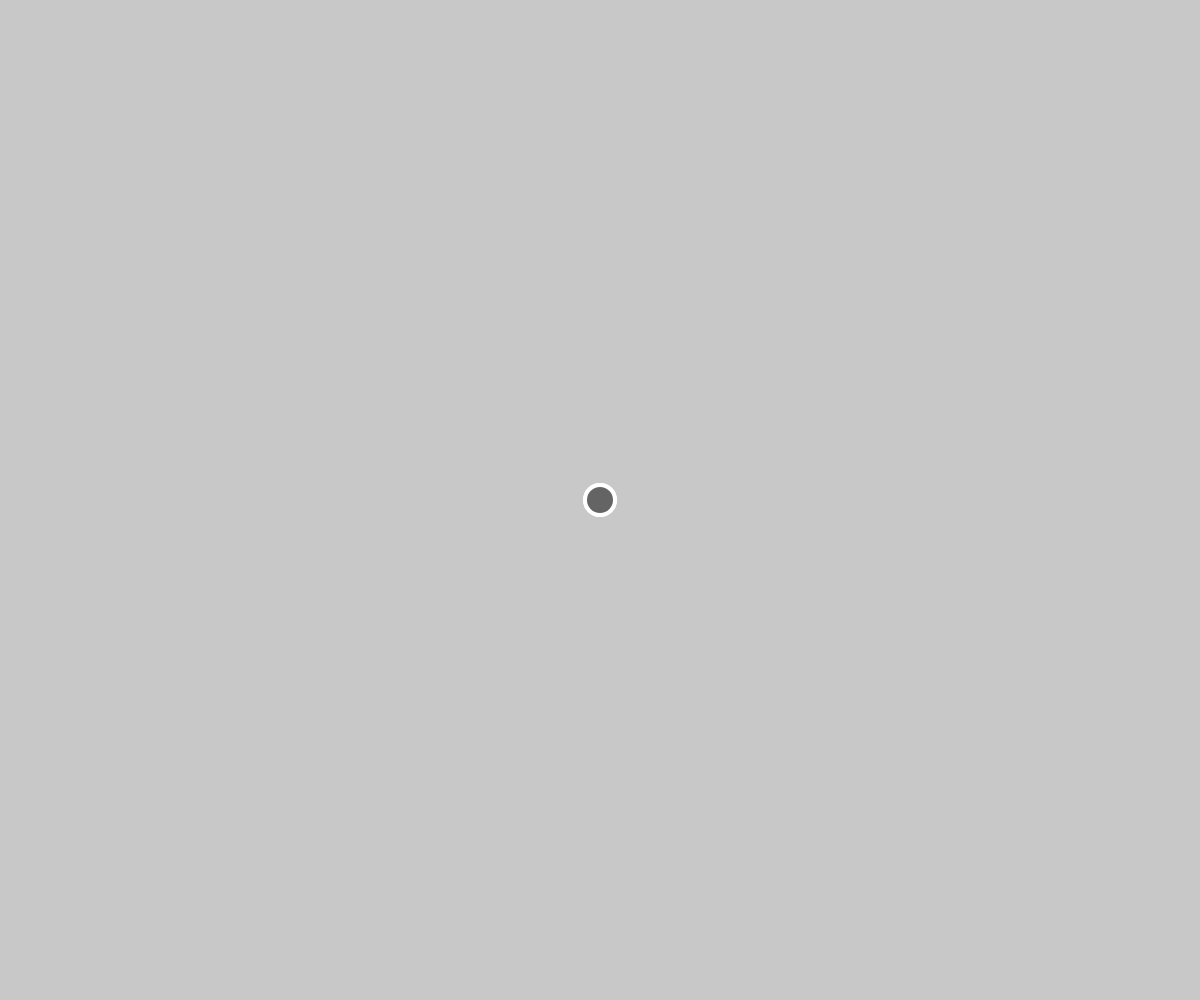
Frame 1 (no input)
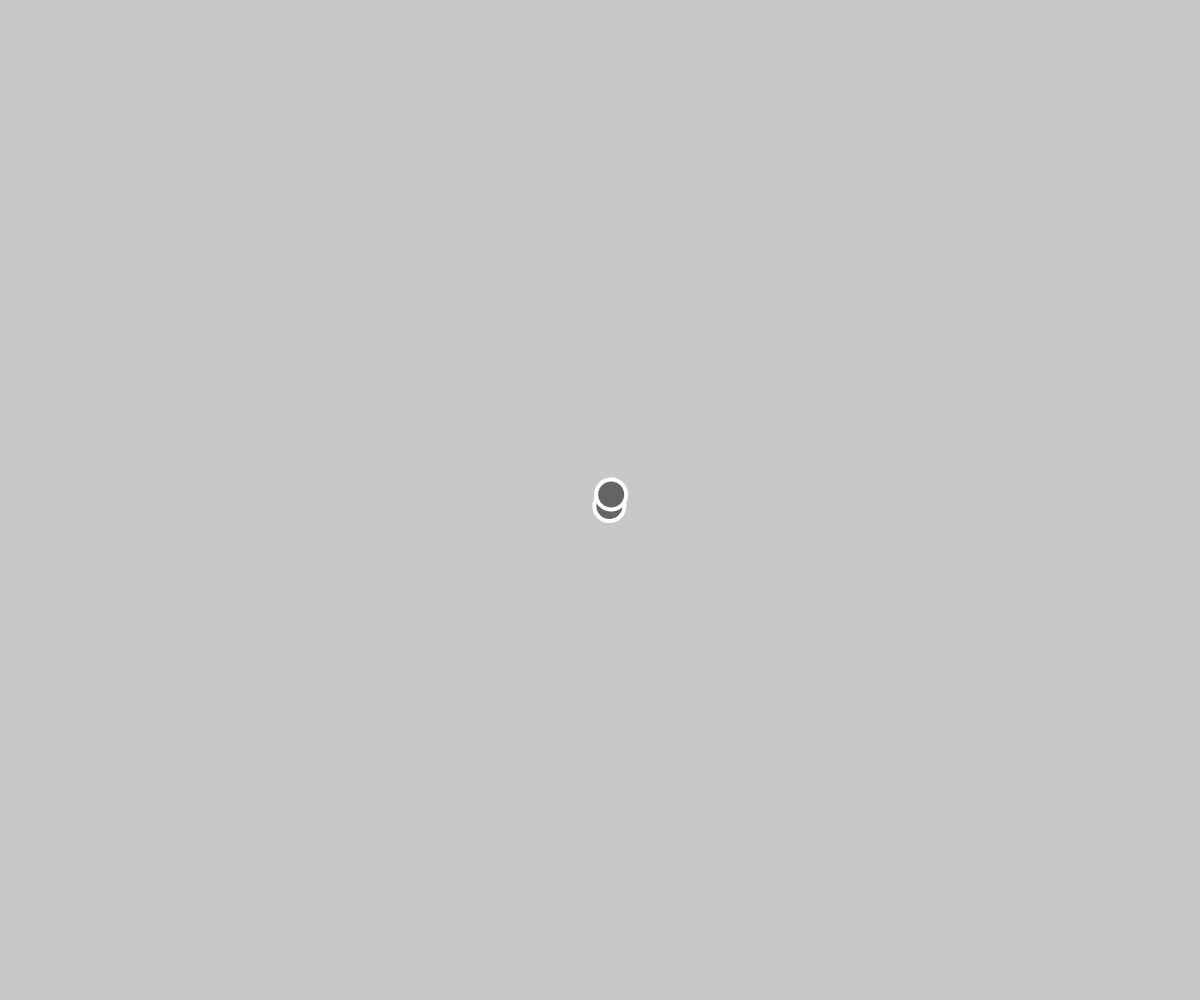
Frame 60 (no input)
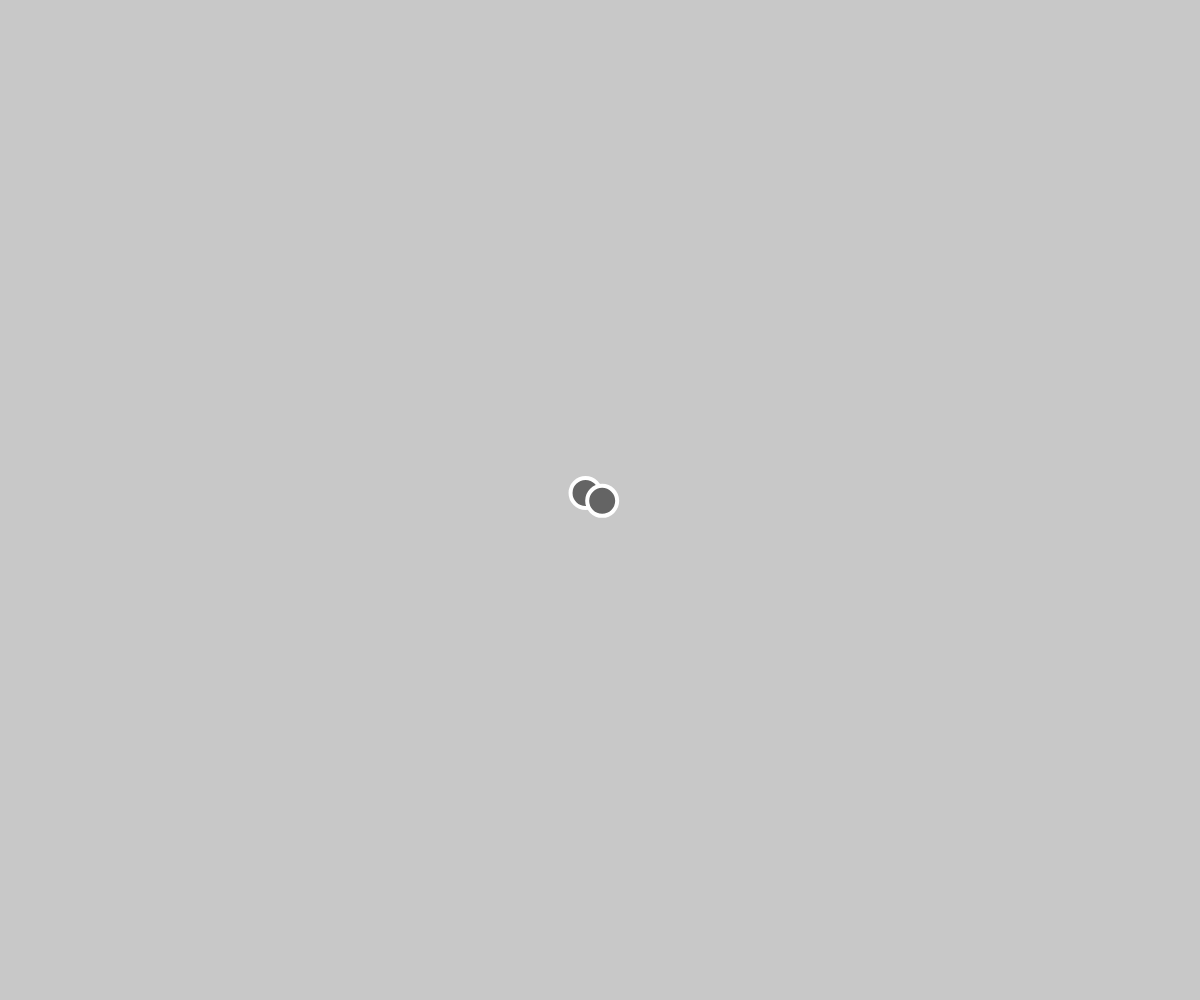
Frame 120 (the mouse pressed at the canvas centre since frame 60)

The p5.js sketch that drew these frames (run headless with seeded random() and noise() and a simulated clock; from frame 60 on, the mouse is pressed at the canvas centre):

// p5.js sketch
// ── sketch.js
let bubble1;
let bubble2;

function setup() {
	createCanvas(windowWidth, windowHeight);
	bubble1 = new Bubble();
	bubble2 = new Bubble();
}

function draw() {
	background(200);
	bubble1.show();
	bubble1.move();
	bubble2.show();
	bubble2.move();
}

class Bubble{
	constructor(){
		this.x = width/2 ;
		this.y = height/2;
	}

 	move(){
		this.x = this.x + random(-5,5);
		this.y = this.y + random(-5,5);
	}

	show(){
		stroke(255);
		strokeWeight(4);
		fill(100);
		ellipse(this.x,this.y,30,30,50);
	}
}
